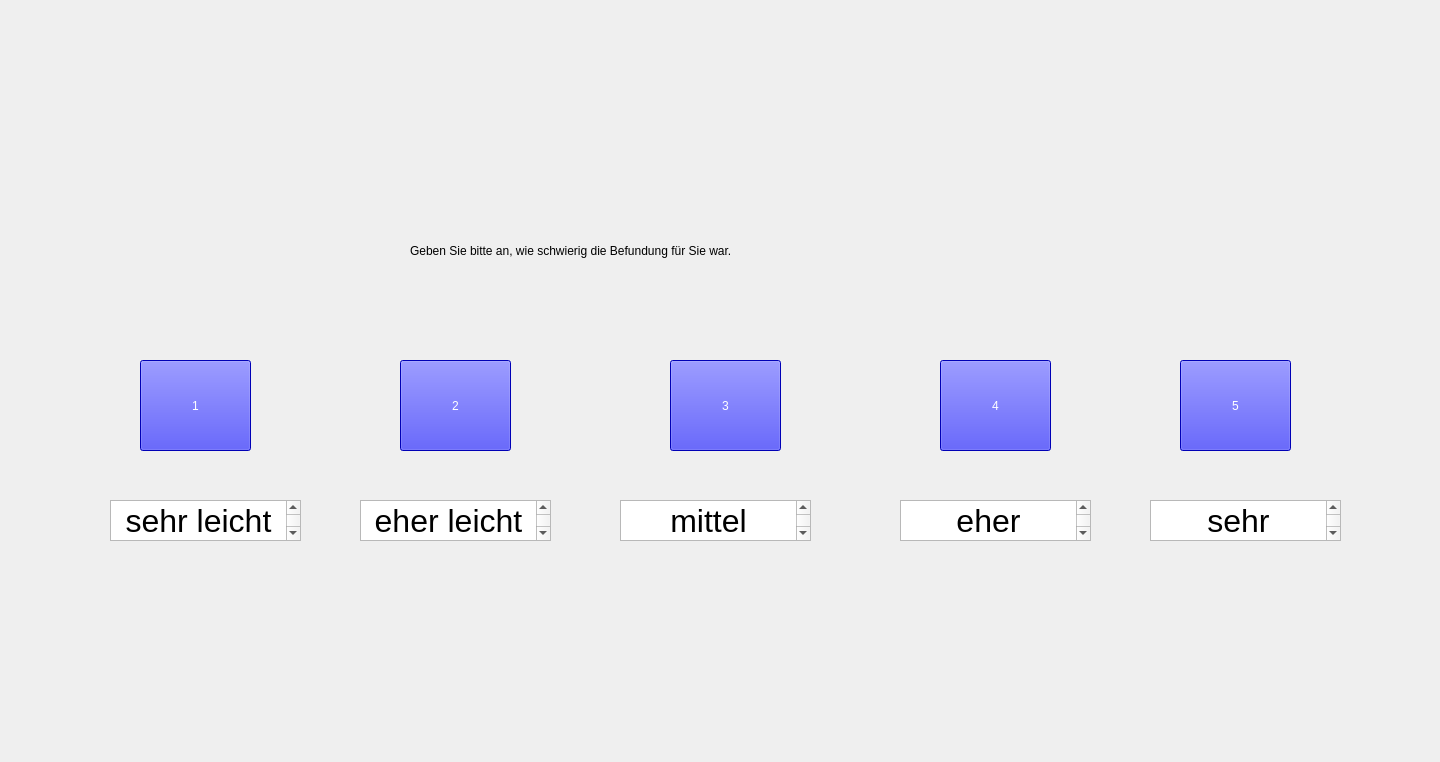
<?xml version="1.0" encoding="UTF-8"?>
<ui version="4.0">
 <class>Form</class>
 <widget class="QWidget" name="Form">
  <property name="geometry">
   <rect>
    <x>0</x>
    <y>0</y>
    <width>1440</width>
    <height>762</height>
   </rect>
  </property>
  <property name="windowTitle">
   <string>Form</string>
  </property>
  <widget class="QLabel" name="label">
   <property name="geometry">
    <rect>
     <x>410</x>
     <y>200</y>
     <width>621</width>
     <height>101</height>
    </rect>
   </property>
   <property name="styleSheet">
    <string notr="true">font: 24pt &quot;.AppleSystemUIFont&quot;;
</string>
   </property>
   <property name="text">
    <string>Geben Sie bitte an, wie schwierig die Befundung für Sie war.</string>
   </property>
  </widget>
  <widget class="QPushButton" name="pushButton">
   <property name="geometry">
    <rect>
     <x>140</x>
     <y>360</y>
     <width>111</width>
     <height>91</height>
    </rect>
   </property>
   <property name="styleSheet">
    <string notr="true">font: 36pt &quot;.AppleSystemUIFont&quot;; background-color:blue;color:white;</string>
   </property>
   <property name="text">
    <string>1</string>
   </property>
  </widget>
  <widget class="QPushButton" name="pushButton_2">
   <property name="geometry">
    <rect>
     <x>400</x>
     <y>360</y>
     <width>111</width>
     <height>91</height>
    </rect>
   </property>
   <property name="styleSheet">
    <string notr="true">font: 36pt &quot;.AppleSystemUIFont&quot;; background-color:blue;color:white;</string>
   </property>
   <property name="text">
    <string>2</string>
   </property>
  </widget>
  <widget class="QPushButton" name="pushButton_4">
   <property name="geometry">
    <rect>
     <x>940</x>
     <y>360</y>
     <width>111</width>
     <height>91</height>
    </rect>
   </property>
   <property name="styleSheet">
    <string notr="true">font: 36pt &quot;.AppleSystemUIFont&quot;; background-color:blue;color:white;</string>
   </property>
   <property name="text">
    <string>4</string>
   </property>
  </widget>
  <widget class="QPushButton" name="pushButton_3">
   <property name="geometry">
    <rect>
     <x>670</x>
     <y>360</y>
     <width>111</width>
     <height>91</height>
    </rect>
   </property>
   <property name="styleSheet">
    <string notr="true">font: 36pt &quot;.AppleSystemUIFont&quot;; background-color:blue;color:white;</string>
   </property>
   <property name="text">
    <string>3</string>
   </property>
  </widget>
  <widget class="QPushButton" name="pushButton_5">
   <property name="geometry">
    <rect>
     <x>1180</x>
     <y>360</y>
     <width>111</width>
     <height>91</height>
    </rect>
   </property>
   <property name="styleSheet">
    <string notr="true">font: 36pt &quot;.AppleSystemUIFont&quot;; background-color:blue;color:white;</string>
   </property>
   <property name="text">
    <string>5</string>
   </property>
  </widget>
  <widget class="QTextBrowser" name="textBrowser_2">
   <property name="geometry">
    <rect>
     <x>110</x>
     <y>500</y>
     <width>191</width>
     <height>41</height>
    </rect>
   </property>
   <property name="html">
    <string>&lt;!DOCTYPE HTML PUBLIC &quot;-//W3C//DTD HTML 4.0//EN&quot; &quot;http://www.w3.org/TR/REC-html40/strict.dtd&quot;&gt;
&lt;html&gt;&lt;head&gt;&lt;meta name=&quot;qrichtext&quot; content=&quot;1&quot; /&gt;&lt;style type=&quot;text/css&quot;&gt;
p, li { white-space: pre-wrap; }
&lt;/style&gt;&lt;/head&gt;&lt;body style=&quot; font-family:'.AppleSystemUIFont'; font-size:13pt; font-weight:400; font-style:normal;&quot;&gt;
&lt;p align=&quot;center&quot; style=&quot; margin-top:0px; margin-bottom:0px; margin-left:0px; margin-right:0px; -qt-block-indent:0; text-indent:0px;&quot;&gt;&lt;span style=&quot; font-size:24pt;&quot;&gt;sehr leicht&lt;/span&gt;&lt;/p&gt;
&lt;p align=&quot;center&quot; style=&quot;-qt-paragraph-type:empty; margin-top:0px; margin-bottom:0px; margin-left:0px; margin-right:0px; -qt-block-indent:0; text-indent:0px; font-size:24pt;&quot;&gt;&lt;br /&gt;&lt;/p&gt;&lt;/body&gt;&lt;/html&gt;</string>
   </property>
  </widget>
  <widget class="QTextBrowser" name="textBrowser_6">
   <property name="geometry">
    <rect>
     <x>360</x>
     <y>500</y>
     <width>191</width>
     <height>41</height>
    </rect>
   </property>
   <property name="html">
    <string>&lt;!DOCTYPE HTML PUBLIC &quot;-//W3C//DTD HTML 4.0//EN&quot; &quot;http://www.w3.org/TR/REC-html40/strict.dtd&quot;&gt;
&lt;html&gt;&lt;head&gt;&lt;meta name=&quot;qrichtext&quot; content=&quot;1&quot; /&gt;&lt;style type=&quot;text/css&quot;&gt;
p, li { white-space: pre-wrap; }
&lt;/style&gt;&lt;/head&gt;&lt;body style=&quot; font-family:'.AppleSystemUIFont'; font-size:13pt; font-weight:400; font-style:normal;&quot;&gt;
&lt;p align=&quot;center&quot; style=&quot; margin-top:0px; margin-bottom:0px; margin-left:0px; margin-right:0px; -qt-block-indent:0; text-indent:0px;&quot;&gt;&lt;span style=&quot; font-size:24pt;&quot;&gt;eher leicht&lt;/span&gt;&lt;/p&gt;
&lt;p align=&quot;center&quot; style=&quot;-qt-paragraph-type:empty; margin-top:0px; margin-bottom:0px; margin-left:0px; margin-right:0px; -qt-block-indent:0; text-indent:0px; font-size:24pt;&quot;&gt;&lt;br /&gt;&lt;/p&gt;&lt;/body&gt;&lt;/html&gt;</string>
   </property>
  </widget>
  <widget class="QTextBrowser" name="textBrowser_7">
   <property name="geometry">
    <rect>
     <x>620</x>
     <y>500</y>
     <width>191</width>
     <height>41</height>
    </rect>
   </property>
   <property name="html">
    <string>&lt;!DOCTYPE HTML PUBLIC &quot;-//W3C//DTD HTML 4.0//EN&quot; &quot;http://www.w3.org/TR/REC-html40/strict.dtd&quot;&gt;
&lt;html&gt;&lt;head&gt;&lt;meta name=&quot;qrichtext&quot; content=&quot;1&quot; /&gt;&lt;style type=&quot;text/css&quot;&gt;
p, li { white-space: pre-wrap; }
&lt;/style&gt;&lt;/head&gt;&lt;body style=&quot; font-family:'.AppleSystemUIFont'; font-size:13pt; font-weight:400; font-style:normal;&quot;&gt;
&lt;p align=&quot;center&quot; style=&quot; margin-top:0px; margin-bottom:0px; margin-left:0px; margin-right:0px; -qt-block-indent:0; text-indent:0px;&quot;&gt;&lt;span style=&quot; font-size:24pt;&quot;&gt;mittel schwierig&lt;/span&gt;&lt;/p&gt;
&lt;p align=&quot;center&quot; style=&quot;-qt-paragraph-type:empty; margin-top:0px; margin-bottom:0px; margin-left:0px; margin-right:0px; -qt-block-indent:0; text-indent:0px; font-size:24pt;&quot;&gt;&lt;br /&gt;&lt;/p&gt;&lt;/body&gt;&lt;/html&gt;</string>
   </property>
  </widget>
  <widget class="QTextBrowser" name="textBrowser_8">
   <property name="geometry">
    <rect>
     <x>900</x>
     <y>500</y>
     <width>191</width>
     <height>41</height>
    </rect>
   </property>
   <property name="html">
    <string>&lt;!DOCTYPE HTML PUBLIC &quot;-//W3C//DTD HTML 4.0//EN&quot; &quot;http://www.w3.org/TR/REC-html40/strict.dtd&quot;&gt;
&lt;html&gt;&lt;head&gt;&lt;meta name=&quot;qrichtext&quot; content=&quot;1&quot; /&gt;&lt;style type=&quot;text/css&quot;&gt;
p, li { white-space: pre-wrap; }
&lt;/style&gt;&lt;/head&gt;&lt;body style=&quot; font-family:'.AppleSystemUIFont'; font-size:13pt; font-weight:400; font-style:normal;&quot;&gt;
&lt;p align=&quot;center&quot; style=&quot; margin-top:0px; margin-bottom:0px; margin-left:0px; margin-right:0px; -qt-block-indent:0; text-indent:0px;&quot;&gt;&lt;span style=&quot; font-size:24pt;&quot;&gt;eher schwierig&lt;/span&gt;&lt;/p&gt;
&lt;p align=&quot;center&quot; style=&quot;-qt-paragraph-type:empty; margin-top:0px; margin-bottom:0px; margin-left:0px; margin-right:0px; -qt-block-indent:0; text-indent:0px; font-size:24pt;&quot;&gt;&lt;br /&gt;&lt;/p&gt;&lt;/body&gt;&lt;/html&gt;</string>
   </property>
  </widget>
  <widget class="QTextBrowser" name="textBrowser_9">
   <property name="geometry">
    <rect>
     <x>1150</x>
     <y>500</y>
     <width>191</width>
     <height>41</height>
    </rect>
   </property>
   <property name="html">
    <string>&lt;!DOCTYPE HTML PUBLIC &quot;-//W3C//DTD HTML 4.0//EN&quot; &quot;http://www.w3.org/TR/REC-html40/strict.dtd&quot;&gt;
&lt;html&gt;&lt;head&gt;&lt;meta name=&quot;qrichtext&quot; content=&quot;1&quot; /&gt;&lt;style type=&quot;text/css&quot;&gt;
p, li { white-space: pre-wrap; }
&lt;/style&gt;&lt;/head&gt;&lt;body style=&quot; font-family:'.AppleSystemUIFont'; font-size:13pt; font-weight:400; font-style:normal;&quot;&gt;
&lt;p align=&quot;center&quot; style=&quot; margin-top:0px; margin-bottom:0px; margin-left:0px; margin-right:0px; -qt-block-indent:0; text-indent:0px;&quot;&gt;&lt;span style=&quot; font-size:24pt;&quot;&gt;sehr schwierig&lt;/span&gt;&lt;/p&gt;
&lt;p align=&quot;center&quot; style=&quot;-qt-paragraph-type:empty; margin-top:0px; margin-bottom:0px; margin-left:0px; margin-right:0px; -qt-block-indent:0; text-indent:0px; font-size:24pt;&quot;&gt;&lt;br /&gt;&lt;/p&gt;&lt;/body&gt;&lt;/html&gt;</string>
   </property>
  </widget>
 </widget>
 <resources/>
 <connections/>
</ui>
